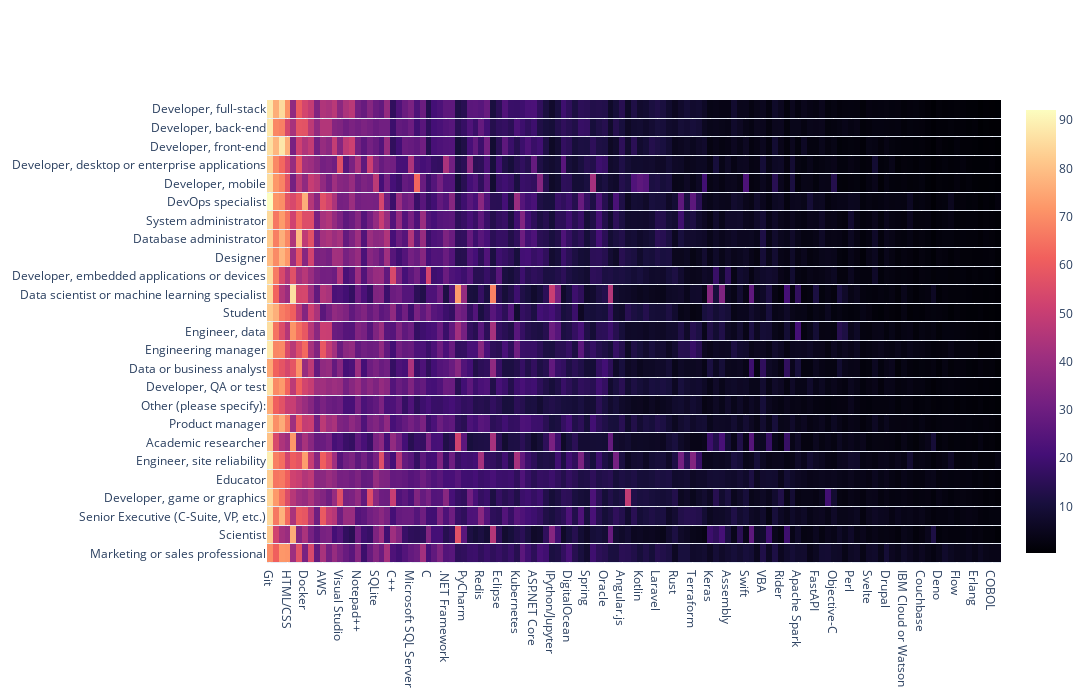

The notebook cell saved with this chart:
### Code cell
fig = go.Figure(data=go.Heatmap(z=skills, x=skills.columns,y=skills.index, colorscale='magma', ygap=1))
fig.update_layout(width=2500, height=700)
fig.show()

### Figure 1 — Plotly figure (JSON) as saved in the notebook; plotly's stock layout.template omitted (floating-point values rounded to 4 significant figures; data arrays with more than 128 entries replaced by an {"elided": "..."} marker saying what was removed)
{"data": [{"colorscale": [[0, "#000004"], [0.1111, "#180f3d"], [0.2222, "#440f76"], [0.3333, "#721f81"], [0.4444, "#9e2f7f"], [0.5556, "#cd4071"], [0.6667, "#f1605d"], [0.7778, "#fd9668"], [0.8889, "#feca8d"], [1, "#fcfdbf"]], "type": "heatmap", "x": ["Git", "Visual Studio Code", "JavaScript", "HTML/CSS", "Python", "SQL", "Docker", "MySQL", "Java", "AWS", "PostgreSQL", "Node.js", "Visual Studio", "React.js", "TypeScript", "Notepad++", "IntelliJ", "C#", "SQLite", "Bash/Shell", "jQuery", "C++", "Vim", "MongoDB", "Microsoft SQL Server", "Android Studio", "PHP", "C", "Sublime Text", "Google Cloud Platform", ".NET Framework", "Microsoft Azure", "NumPy", "PyCharm", ".NET Core / .NET 5", "Express", "Redis", "Angular", "Pandas", "Eclipse", "Yarn", "Heroku", "Kubernetes", "MariaDB", "Vue.js", "ASP.NET Core ", "Firebase", "Atom", "IPython/Jupyter", "Flask", "ASP.NET", "DigitalOcean", "Django", "Elasticsearch", "Spring", "Xcode", "PowerShell", "Oracle", "TensorFlow", "Go", "Angular.js", "Unity 3D", "React Native", "Kotlin", "Flutter", "Webstorm", "Laravel", "PHPStorm", "NetBeans", "Rust", "Ansible", "Ruby", "Terraform", "DynamoDB", "Dart", "Keras", "Qt", "Torch/PyTorch", "Assembly", "Ruby on Rails", "Emacs", "Swift", "R", "Neovim", "VBA", "Matlab", "Cordova", "Rider", "RStudio", "Xamarin", "Apache Spark", "Gatsby", "Groovy", "FastAPI", "Symfony", "Unreal Engine", "Objective-C", "Hadoop", "Scala", "Perl", "Cassandra", "Haskell", "Svelte", "Delphi", "Clojure", "Drupal", "IBM DB2", "Elixir", "IBM Cloud or Watson", "Puppet", "RubyMine", "Couchbase", "LISP", "Julia", "Deno", "Oracle Cloud Infrastructure", "Chef", "Flow", "F#", "TextMate", "Erlang", "APL", "Crystal", "COBOL", "Pulumi"], "y": ["Marketing or sales professional", "Scientist", "Senior Executive (C-Suite, VP, etc.)", "Developer, game or graphics", "Educator", "Engineer, site reliability", "Academic researcher", "Product manager", "Other (please specify):", "Developer, QA or test", "Data or business analyst", "Engineering manager", "Engineer, data", "Student", "Data scientist or machine learning specialist", "Developer, embedded applications or devices", "Designer", "Database administrator", "System administrator", "DevOps specialist", "Developer, mobile", "Developer, desktop or enterprise applications", "Developer, front-end", "Developer, back-end", "Developer, full-stack"], "ygap": 1, "z": {"elided": "25x125 float values"}}], "layout": {"height": 700, "width": 2500}}
